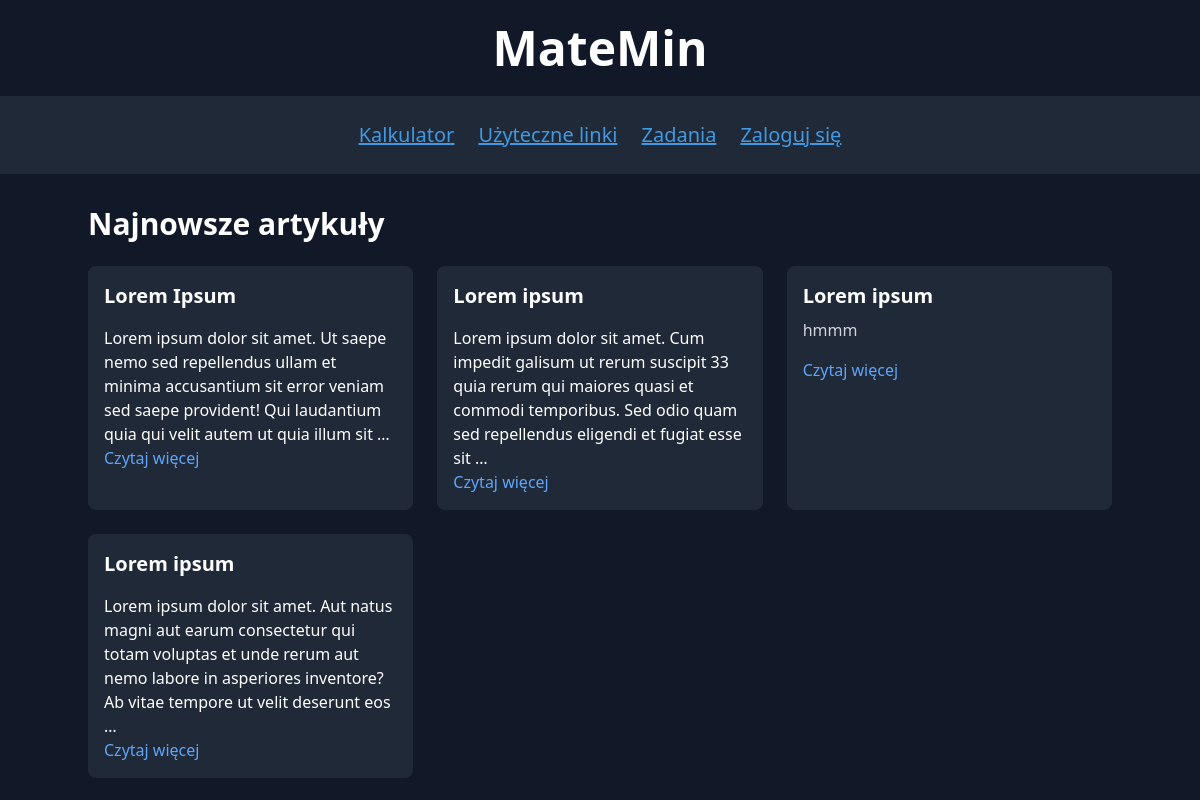
The page / on the database its author committed.
### core/models.py (models this page shows, shortened)
class Article(models.Model):
    title = models.CharField(max_length=200)
    content = models.TextField()
    sources = models.TextField(help_text='Podaj źródła oddzielone przecinkami (,)', blank=True)
    authors = models.CharField(max_length=200)

### core/views.py (the view)
# urls.py: path('', views.home, name='home'),
def home(request):
    articles = Article.objects.all()
    return render(request, 'core/home.html', {'articles': articles})

### core/templates/core/home.html
{% extends "core/base.html" %}
{% load static %}
{% block content %}
<section class="articles-section mt-8">
    <div class="container mx-auto">
        <h2 class="text-3xl font-bold text-white mb-6">Najnowsze artykuły</h2>
        <div class="grid grid-cols-1 md:grid-cols-2 lg:grid-cols-3 gap-6">
            {% for article in articles %}
                <div class="bg-gray-800 p-4 rounded-lg">
                    <h3 class="text-xl font-semibold text-white mb-2">{{ article.title }}</h3>
                    <p class="text-gray-300 mb-4">{{ article.content | safe | truncatewords_html:30 }}</p>
                    <a href="{% url 'article_detail' article.id %}" class="text-blue-400 hover:text-blue-600">Czytaj więcej</a>
                </div>
            {% endfor %}
        </div>
    </div>
</section>
{% endblock %}

### rows shown on the page
Article: title "Lorem Ipsum", content "Lorem ipsum dolor sit amet. Ut saepe nemo sed repellendus ullam et minima accusantium sit error veniam sed saepe provident! Qui laudantium quia qui velit autem ut quia illum sit …"
Article: title "Lorem ipsum", content "Lorem ipsum dolor sit amet. Cum impedit galisum ut rerum suscipit 33 quia rerum qui maiores quasi et commodi temporibus. Sed odio quam sed repellendus eligendi et fugiat esse sit …"
Article: title "Lorem ipsum", content "hmmm"
Article: title "Lorem ipsum", content "Lorem ipsum dolor sit amet. Aut natus magni aut earum consectetur qui totam voluptas et unde rerum aut nemo labore in asperiores inventore? Ab vitae tempore ut velit deserunt eos …"
